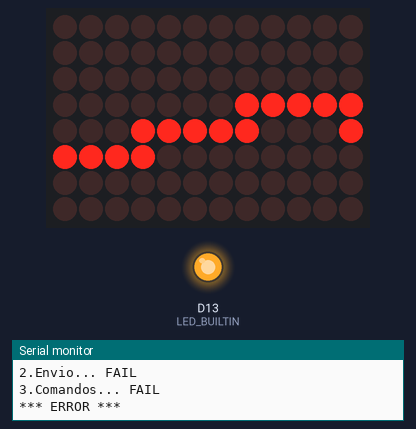
The sketch below on a simulated Arduino Uno R4 WiFi. Shown: 12×8 LED matrix, output pins drawn as LEDs (lit = HIGH), the last lines printed to the serial monitor. WiFi joins after 1.5 s; servers stay silent unless stated.

Above: at 2.7 s.
At 16.7 s:
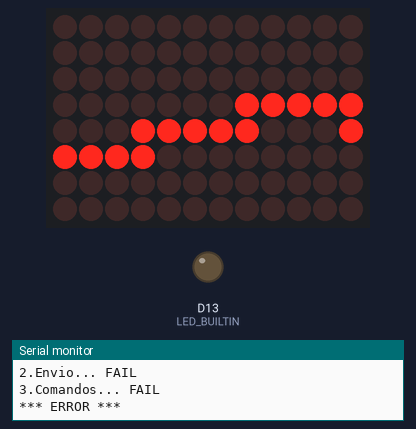
At 30.2 s:
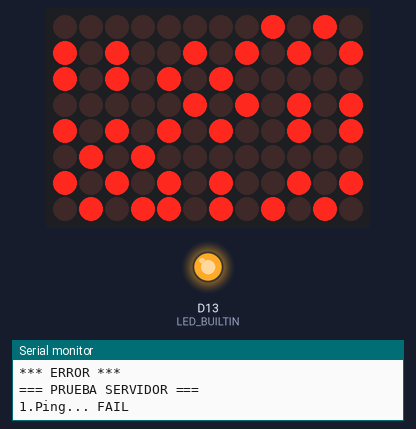
Timing chart, 0 to 40.0 s (numbered marks = the images above):
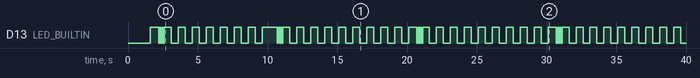

The sketch:

prueba_conexion_simple.ino
```cpp
#include <WiFiS3.h>
#include <ArduinoHttpClient.h>
#include <ArduinoJson.h>
#include "Arduino_LED_Matrix.h"

// CONFIGURACIÓN
const char* WIFI_SSID = "aaaaaaa";  // Cambia a red 2.4GHz (sin "5G")
const char* WIFI_PASSWORD = "constrasena";
const char* SERVER_HOST = "una ip";
const int SERVER_PORT = 3000;
const char* API_KEY = "d4d6b2bdfdb606e35287ef099910abf0c1cfdf598f14d4fcd0da1804b1ea4808";

WiFiClient wifi;
HttpClient client = HttpClient(wifi, SERVER_HOST, SERVER_PORT);
ArduinoLEDMatrix matrix;
unsigned long ultimaPrueba = 0;
const unsigned long INTERVALO = 10000;
bool wifiOK = false;
bool servidorOK = false;

// Patrones para la matriz LED
const uint32_t WIFI_CONECTANDO[] = {
  0x0, 0x0e0e0e, 0x0
};
const uint32_t WIFI_OK[] = {
  0x0, 0x1f1f1f, 0x0
};
const uint32_t ERROR_WIFI[] = {
  0x1b1b1b0, 0xc060301, 0x80c0600
};
const uint32_t TODO_OK[] = {
  0x1041041, 0x4104104, 0x10410410
};
const uint32_t PRUEBA_SERVIDOR[] = {
  0xaa55aa, 0x55aa55, 0xaa55aa
};

void setup() {
  Serial.begin(115200);
  while (!Serial && millis() < 5000);
  Serial.println("\n=== PRUEBA CONEXION ===");
  pinMode(LED_BUILTIN, OUTPUT);
  matrix.begin();
  conectarWiFi();
  if (WiFi.status() == WL_CONNECTED) pruebaConexion();
}

void loop() {
  if (WiFi.status() != WL_CONNECTED) {
    wifiOK = false;
    conectarWiFi();
  } else {
    wifiOK = true;
    if (servidorOK) {
      matrix.loadFrame(TODO_OK);
    } else {
      matrix.loadFrame(WIFI_OK);
    }
    digitalWrite(LED_BUILTIN, !digitalRead(LED_BUILTIN));
    delay(500);
  }

  if (millis() - ultimaPrueba >= INTERVALO) {
    ultimaPrueba = millis();
    pruebaConexion();
  }
}

void conectarWiFi() {
  Serial.print("Conectando WiFi...");
  WiFi.disconnect();
  delay(100);
  WiFi.begin(WIFI_SSID, WIFI_PASSWORD);

  // Esperar conexión WiFi
  for (int i = 0; i < 30 && WiFi.status() != WL_CONNECTED; i++) {
    matrix.loadFrame(WIFI_CONECTANDO);
    digitalWrite(LED_BUILTIN, !digitalRead(LED_BUILTIN));
    delay(500);
    Serial.print(".");
  }
  Serial.println();

  if (WiFi.status() == WL_CONNECTED) {
    // Esperar a obtener IP válida
    Serial.print("Obteniendo IP");
    for (int i = 0; i < 20; i++) {
      if (WiFi.localIP() != IPAddress(0, 0, 0, 0)) break;
      Serial.print(".");
      delay(500);
    }
    Serial.println();

    if (WiFi.localIP() != IPAddress(0, 0, 0, 0)) {
      matrix.loadFrame(WIFI_OK);
      Serial.print("WiFi OK - IP: ");
      Serial.println(WiFi.localIP());
    } else {
      matrix.loadFrame(ERROR_WIFI);
      Serial.println("ERROR: No se obtuvo IP valida");
    }
  } else {
    matrix.loadFrame(ERROR_WIFI);
    Serial.println("ERROR WiFi - No conectado");
    for (int i = 0; i < 10; i++) {
      digitalWrite(LED_BUILTIN, !digitalRead(LED_BUILTIN));
      delay(50);
    }
  }
}

void pruebaConexion() {
  if (WiFi.status() != WL_CONNECTED) return;

  Serial.println("\n=== PRUEBA SERVIDOR ===");
  matrix.loadFrame(PRUEBA_SERVIDOR);
  digitalWrite(LED_BUILTIN, HIGH);

  Serial.print("1.Ping... ");
  bool pingOK = probarPing();
  Serial.println(pingOK ? "OK" : "FAIL");

  Serial.print("2.Envio... ");
  bool envioOK = enviarDatoPrueba();
  Serial.println(envioOK ? "OK" : "FAIL");

  Serial.print("3.Comandos... ");
  bool comandosOK = consultarComandos();
  Serial.println(comandosOK ? "OK" : "FAIL");

  servidorOK = (pingOK && envioOK && comandosOK);

  if (servidorOK) {
    Serial.println("\n*** TODO OK ***\n");
    matrix.loadFrame(TODO_OK);
    for (int i = 0; i < 3; i++) {
      digitalWrite(LED_BUILTIN, !digitalRead(LED_BUILTIN));
      delay(150);
    }
  } else {
    Serial.println("\n*** ERROR ***\n");
    matrix.loadFrame(ERROR_WIFI);
    for (int i = 0; i < 5; i++) {
      digitalWrite(LED_BUILTIN, !digitalRead(LED_BUILTIN));
      delay(80);
    }
  }
}

bool probarPing() {
  client.beginRequest();
  client.get("/api/arduino/ping");
  client.sendHeader("X-API-Key", API_KEY);
  client.endRequest();
  return (client.responseStatusCode() == 200);
}

bool enviarDatoPrueba() {
  // Simplemente verificar que el endpoint responde
  // No importa el código de respuesta mientras responda
  client.beginRequest();
  client.get("/api/arduino/ping");
  client.sendHeader("X-API-Key", API_KEY);
  client.endRequest();

  int status = client.responseStatusCode();
  return (status > 0); // Cualquier respuesta es válida
}

bool consultarComandos() {
  client.beginRequest();
  client.get("/api/arduino/ping");
  client.sendHeader("X-API-Key", API_KEY);
  client.endRequest();
  return (client.responseStatusCode() == 200);
}
```
